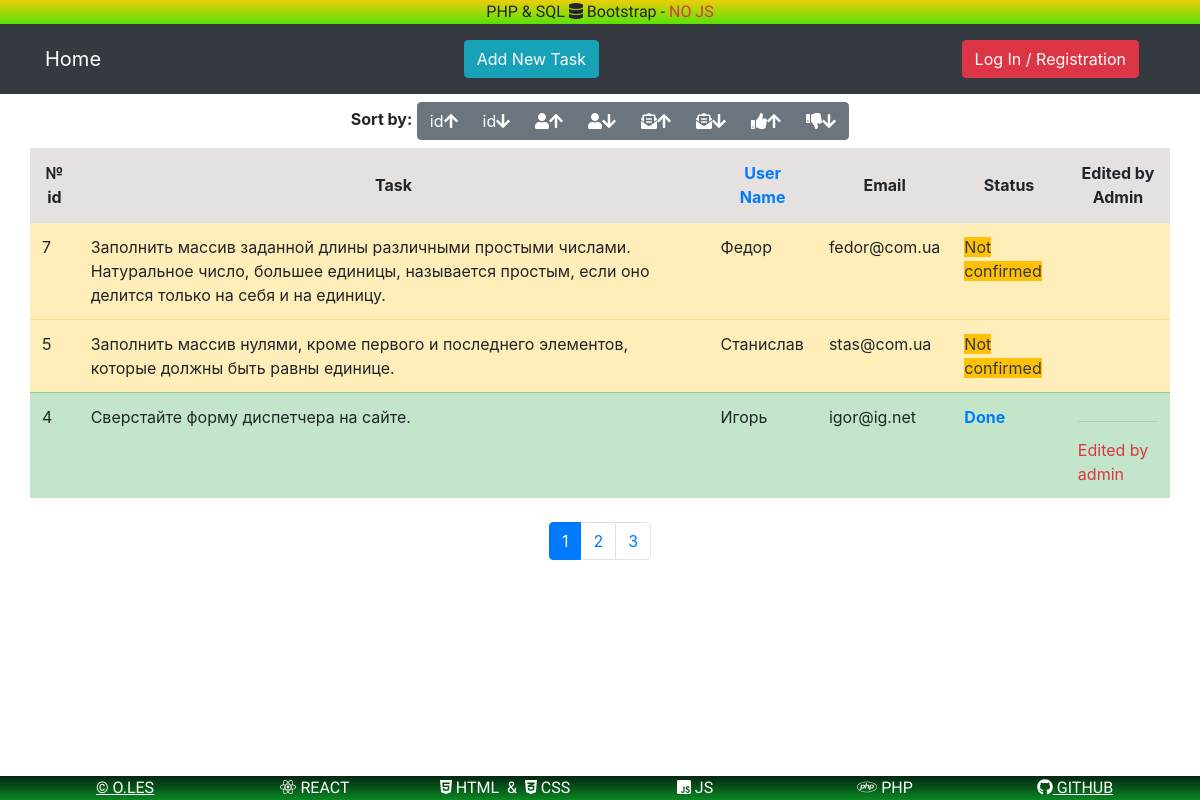
The app's page /index.php?page=0&DESC=DESC&order=user_name with its own data.
### tables this page shows
CREATE TABLE `php_task_1_tasks` (
  `id` int(11) NOT NULL,
  `task` varchar(2048) NOT NULL,
  `user_name` varchar(32) NOT NULL,
  `email` varchar(32) NOT NULL,
  `status` varchar(16) DEFAULT 'Not confirmed',
  `edit_admin` varchar(64) DEFAULT NULL
);

### core/function.php (called while the page is built, shortened)
<?php
function select_main_page($conn){
    $offset = 0;
    $desc = 'DESC';
    $order = 'id';
    if (isset($_GET['page']) && trim($_GET['page'])!=''){
        $offset = trim($_GET['page']);
    }
    if (isset($_GET['order']) && trim($_GET['order']) !=''){
        $order = trim($_GET['order']);
    }
    $sql = "SELECT * FROM php_task_1_tasks ORDER BY ".$order." ".$desc." LIMIT ".TASK_ON_PAGE." OFFSET ".$offset*TASK_ON_PAGE;
    $result = mysqli_query($conn, $sql);
    $a = array();
    if (mysqli_num_rows($result) > 0) {
        while($row = mysqli_fetch_assoc($result)) {
            $a['data'][] = $row;
        }
    }
    $a['parameter']['desc'] = $desc;
    $a['parameter']['order'] = $order;
    $a['parameter']['page'] = $offset;
    return $a;
}
function pagination_count($conn){
    $sql = "SELECT id FROM php_task_1_tasks";
    $result = mysqli_query($conn, $sql);
    $result = mysqli_num_rows($result);
    return ceil( $result / TASK_ON_PAGE );
}

### index.php (the view, shortened to what this page needs)
<?php
require_once 'core/config_connect_function.php';
$full_data = select_main_page($conn);
$data = $full_data['data'];
$DESC = $full_data['parameter']['desc'];
$order = $full_data['parameter']['order'];
$page = $full_data['parameter']['page'];
$count_page = pagination_count($conn);
require_once 'template/head_html.php';
?>
<div class="container">
    <div class="col-lg-12 text-center my-2">
        <span class="font-weight-bold">Sort by:</span>
        <div class="btn-group" role="group" aria-label="Basic example">
            <button type="button" class="btn btn-secondary">
                <a href="index.php?page=<?echo $page?>&DESC=&order=id" class='text-white'>
                    id<i class="fas fa-arrow-up"></i>
                </a>
            </button>
            <button type="button" class="btn btn-secondary">
                <a href="index.php?page=<?echo $page?>&DESC=DESC&order=id" class='text-white'>
                    id<i class="fas fa-arrow-down"></i>
                </a>
            </button>
            <button type="button" class="btn btn-secondary">
                <a href="index.php?page=<?echo $page?>&DESC=&order=user_name" class='text-white'>
                    <i class="fas fa-user"></i><i class="fas fa-arrow-up"></i>
                </a>
            </button>
            <button type="button" class="btn btn-secondary">
               <a href="index.php?page=<?echo $page?>&DESC=DESC&order=user_name" class='text-white'>
                    <i class="fas fa-user"></i><i class="fas fa-arrow-down"></i>
               </a>
            </button>
            <button type="button" class="btn btn-secondary">
                <a href="index.php?page=<?echo $page?>&DESC=&order=email" class='text-white'>
                    <i class="fas fa-envelope-open-text"></i><i class="fas fa-arrow-up"></i>
                </a>
            </button>
            <button type="button" class="btn btn-secondary">
               <a href="index.php?page=<?echo $page?>&DESC=DESC&order=email" class='text-white'>
                    <i class="fas fa-envelope-open-text"></i><i class="fas fa-arrow-down"></i>
               </a>
            </button>
            <button type="button" class="btn btn-secondary">
                <a href="index.php?page=<?echo $page?>&DESC=&order=status" class='text-white'>
                    <i class="fas fa-thumbs-up"></i><i class="fas fa-arrow-up"></i>
                </a>
            </button>
            <button type="button" class="btn btn-secondary">
               <a href="index.php?page=<?echo $page?>&DESC=DESC&order=status" class='text-white'>
                    <i class="fas fa-thumbs-down"></i><i class="fas fa-arrow-down"></i>
               </a>
            </button>
        </div>
    </div>
<?
echo "<div class='row'>";
        echo '<table class="table table-striped">';
            echo '<thead style="background-color:#e5e1e1;">';
                echo '<tr>';
                if($order == 'id'){
                    echo '<th class="align-middle text-center text-primary">№ id</th>';
                } else {
                    echo '<th class="align-middle text-center">№ id</th>';
                }
                    echo '<th class="align-middle text-center">Task</th>';
                if($order == 'user_name'){
                    echo '<th class="align-middle text-center text-primary">User Name</th>';
                } else {
                    echo '<th class="align-middle text-center">User Name</th>';
                }
                if($order == 'email'){
                    echo '<th class="align-middle text-center text-primary">Email</th>';
                } else {
                    echo '<th class="align-middle text-center">Email</th>';
                }
                if($order == 'status'){
                    echo '<th class="align-middle text-center text-primary"">Status</th>';
                } else {
                    echo '<th class="align-middle text-center">Status</th>';
                }
                    echo '<th class="align-middle text-center">Edited by Admin</th>';
                echo '</tr>';
            echo '</thead>';
            echo '<tbody>';
            $out = '';
            foreach ($data as $value) {
                if($value['status'] == 'Not confirmed'){
                    $out .='<tr class="table-warning">';
                        $out .='<td class="table-warning">'.$value['id'].'</td>';
                        if (isset($_COOKIE['user_name']) && $_COOKIE['user_name']!=''
                        && $_COOKIE['user_name'] == 'admin'){
                            if (isset($_POST['formSubmitText']) && trim($_POST['formSubmitText']) =='Edit Text'
                            &&  isset($_POST['status_edit_text']) && trim($_POST['status_edit_text'] == $value['id'])){
                                $out .='<td class="table-warning">';
                                $out .='<form action="" method="POST">';
                                $out .='<div class="form-group">';
                                $out .='<input type="checkbox" class="d-none" name="status_task" checked="checked" value='.$value['id'].' />';
                                $out .="<textarea type='text' class='form-control' aria-describedby='status_text' name='status_text' >".$value['task']."</textarea>";
                                $out .='</div>';
                                $out .='<input type="submit" name="formSubmitTextDB" value="ChangeText" class="btn btn-primary float-right my-1 btn-sm">';
                                $out .='</form>';
                                $out .='<button type="button" class="btn btn-secondary float-left text-white my-1 btn-sm"/><a href="index.php" class="text-white">Cancel</button>';
                                $out .='</td>';
                            } else {
                                $out .='<td class="table-warning">'.$value['task'].'</td>';
                            };
                            $out .='<td class="table-warning">'.$value['user_name'].'</td>';
                            $out .='<td class="table-warning">'.$value['email'].'</td>';
                            $out .='<td class="table-warning">';
                            $out .='<form action="" method="POST">';
                            $out .='<input type="checkbox" class="d-none" name="status_task" checked="checked" value='.$value['id'].' />';
                            $out .='<input type="submit" name="formSubmitStatus" value="Confirm" class="btn btn-success btn-sm"/>';
                            $out .='</form>';
                            $out .='<hr>';
                            $out .='<span class="bg-warning text-dark">Not confirmed</span>';
                            $out .='</td>';
                            $out .='<td class="table-warning">';
                            $out .='<form action="" method="POST">';
                            $out .='<input type="checkbox" class="d-none" name="status_edit_text" checked="checked" value='.$value['id'].' />';
                            $out .='<input type="submit" name="formSubmitText" value="Edit Text" class="btn btn-secondary btn-sm"/>';
                            $out .='</form>';
                            if($value['edit_admin'] != null){
                                $out .='<hr>';
                                $out .='<span class="text-danger">Edited by admin</span>';
                            }
                        } else {
                            $out .='<td class="table-warning">'.$value['task'].'</td>';
                            $out .='<td class="table-warning">'.$value['user_name'].'</td>';
                            $out .='<td class="table-warning">'.$value['email'].'</td>';
                            $out .='<td class="table-warning">';
                            $out .='<span class="bg-warning text-dark">Not confirmed</span>';
                            $out .='</td>';
                            $out .='<td class="table-warning">';
                        };
                        $out .= '</td>';
                } else {
                    $out .='<tr class="table-success">';
                        $out .='<td class="table-success">'.$value['id'].'</td>';
                        if (isset($_POST['formSubmitText']) && trim($_POST['formSubmitText']) =='Edit Text'
                            &&  isset($_POST['status_edit_text']) && trim($_POST['status_edit_text'] == $value['id'])){
                                $out .='<td class="table-warning">';
                                $out .='<form action="" method="POST">';
                                $out .='<div class="form-group">';
                                $out .='<input type="checkbox" class="d-none" name="status_task" checked="checked" value='.$value['id'].' />';
                                $out .="<textarea type='text' class='form-control' aria-describedby='status_text' name='status_text' >".$value['task']."</textarea>";
                                $out .='</div>';
                                $out .='<input type="submit" name="formSubmitTextDB" value="ChangeText" class="btn btn-primary float-right my-1 btn-sm">';
                                $out .='</form>';
                                $out .='<button type="button" class="btn btn-secondary float-left text-white my-1 btn-sm"/><a href="index.php" class="text-white">Cancel</button>';
                                $out .='</td>';
                            } else {
                                $out .='<td class="table-warning">'.$value['task'].'</td>';
                            };
                        $out .='<td class="table-success">'.$value['user_name'].'</td>';
                        $out .='<td class="table-success">'.$value['email'].'</td>';
                        $out .='<td class="table-success font-weight-bold text-primary">Done</td>';
                        $out .='<td class="table-warning">';
                        if($value['edit_admin'] != null){
                            $out .='<hr>';
                            $out .='<span class="text-danger">Edited by admin</span>';
                        }
                        $out .= '</td>';
                }
                $out .="</tr>";
            };
            echo $out;
        echo '</table>';
echo '</div>';
echo '<nav aria-label="Page navigation example" class="m-2">';
    echo '<ul class="pagination justify-content-center">';
        for ($i=0; $i < $count_page; $i++){
            $j = $i+1;
            if ($i == $_GET['page']) {
                echo "<li class='page-item active'><a class='page-link' href='index.php?page={$i}&DESC={$DESC}&order={$order}' class='pagination '>{$j}</a></li>";
            }
            else {
                echo "<li class='page-item'><a class='page-link' href='index.php?page={$i}&DESC={$DESC}&order={$order}' class='pagination'>{$j}</a></li>";
            }
        }
    echo '</ul>';
echo '</nav>';
echo ' </div>';
require_once 'template/footer.php';
?>

### css/style.css (style rules this page uses)
html, body { height: 100%; }

### records on screen
php_task_1_tasks: id "7", task "Заполнить массив заданной длины различными простыми числами. Натуральное число, большее единицы, называется простым, если оно делится только на себя и на единицу.", user_name "Федор", email "fedor@com.ua", shows "Not confirmed"
php_task_1_tasks: id "5", task "Заполнить массив нулями, кроме первого и последнего элементов, которые должны быть равны единице.", user_name "Станислав", email "stas@com.ua", shows "Not confirmed"
php_task_1_tasks: id "4", task "Сверстайте форму диспетчера на сайте.", user_name "Игорь", email "igor@ig.net", status "Done", edit_admin "Edited by admin"

### other values on screen
$j "1"
$j "2"
$j "3"
